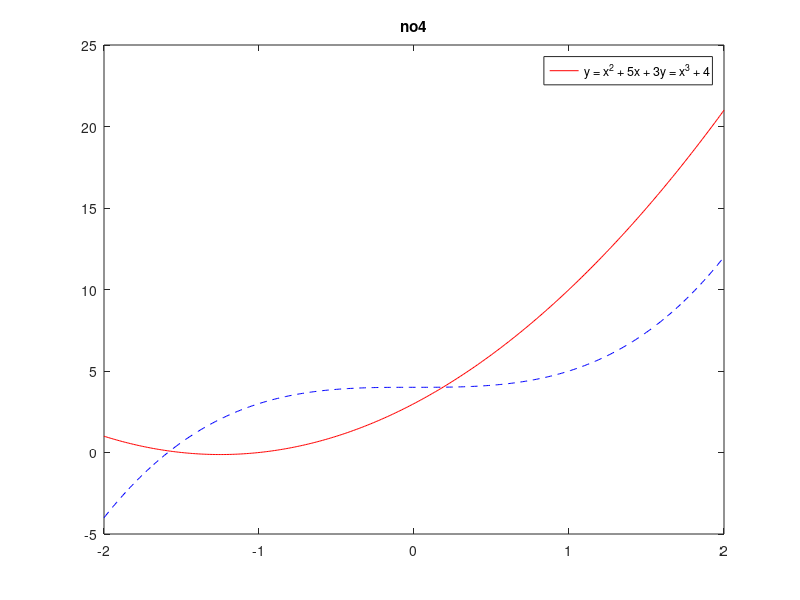
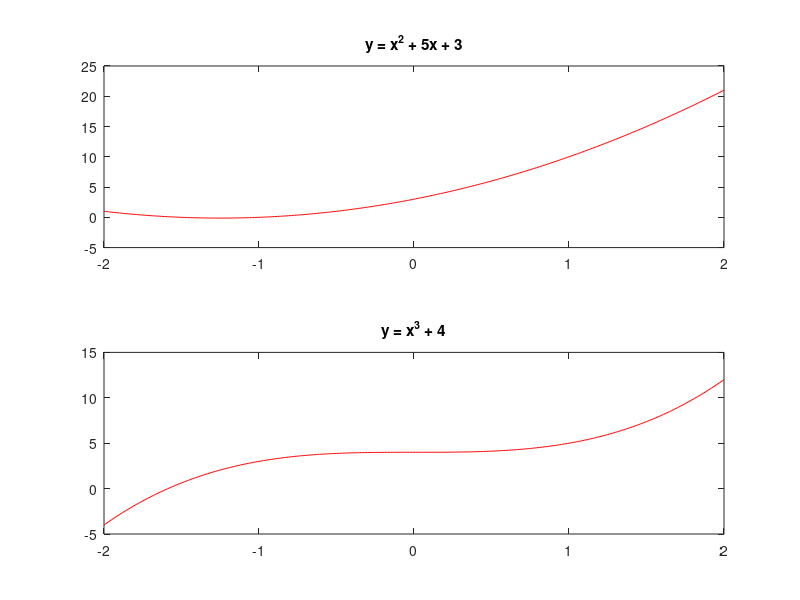

MATLAB code to generate these figures, in order: (Note: this script raises an error after producing the figures.)
% CPE 3103 - FUNDAMENTALS OF MIXED SIGNALS AND SENSORS
% Group 1   MW 10:30 AM - 1:30 PM LBCEAC2 TC
% Sarcol, Joshua S      BS-CpE 3        2025/09/03
% Laboratory Exercise 1.a

clc
clear

%% 1a
A = [2 1 1;
     0 -3 4];

B = [3 -1 3;
     2 0 5];
no1a = A - B

%% 1b
A = [1 2;
     3 0];

B = [1 3;
    0 -4];

no1b = 3 * A - 2 * B

%% 1c
A = [2 1 1;
     0 -3 4];

B = [3 -1 3;
     2 0 5];

no1c = 5 * A - 2 * B

%% 2
A = [1 2;
     3 0];

B = [2 -1;
     3 4];

C = [2 -2;
     1 3;
     4 -1];

no2 = C * (A + B)

%% 3
no3 = C * A + C * B

%% 4
x = -2:0.01:2;
a = polyval([2 5 3], x);
b = polyval([1 0 0 4], x);

figure(1)
plot(x, a, "r")
hold on
plot(x, b, "b--")
legend(["y = x^2 + 5x + 3" "y = x^3 + 4"])
title("no4")
hold off

%% 5
figure(2)
subplot(2, 1, 1)
plot(x, a, "r")
title("y = x^2 + 5x + 3")

subplot(2, 1, 2)
plot(x, b, "r")
title("y = x^3 + 4")

sgtitle("no5")

%% 6a
p1 = [1 32 8 85 4 1 3 1];
no6a = roots(p1)

%% 6b
p2 = [3 -1 24 9 6 2];
no6b = roots(p2)

%% 6c
p3 = [1 77 11 1];
no6c = roots(p3)

%% 7a
no7a = conv(p1, p2)

%% 7b
no7b = conv(p1, p3)

%% 7c
no7c = conv(p2, p3)